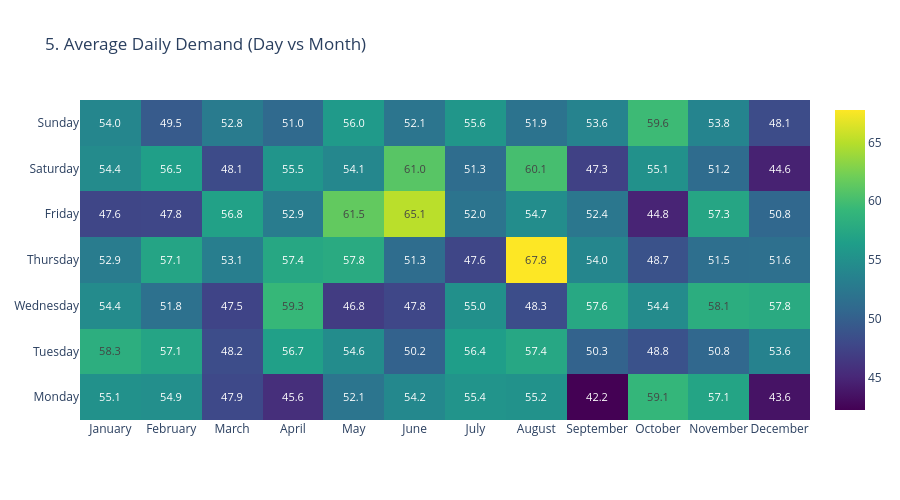

Source (notebook cell):
### Code cell
print("5. Generating Seasonality Heatmap...")
fig5 = plot_seasonality_heatmap(df)
fig5.show()

### Figure 1 — Plotly figure (JSON) as saved in the notebook; plotly's stock layout.template omitted (floating-point values rounded to 4 significant figures)
{"data": [{"colorscale": [[0, "#440154"], [0.1111, "#482878"], [0.2222, "#3e4989"], [0.3333, "#31688e"], [0.4444, "#26828e"], [0.5556, "#1f9e89"], [0.6667, "#35b779"], [0.7778, "#6ece58"], [0.8889, "#b5de2b"], [1, "#fde725"]], "textfont": {"size": 11}, "texttemplate": "%{z:.1f}", "type": "heatmap", "x": ["January", "February", "March", "April", "May", "June", "July", "August", "September", "October", "November", "December"], "y": ["Monday", "Tuesday", "Wednesday", "Thursday", "Friday", "Saturday", "Sunday"], "z": [[55.12, 54.88, 47.9, 45.62, 52.12, 54.2, 55.38, 55.22, 42.22, 59.12, 57.11, 43.56], [58.25, 57.12, 48.22, 56.67, 54.62, 50.22, 56.44, 57.38, 50.3, 48.75, 50.75, 53.6], [54.44, 51.75, 47.5, 59.3, 46.75, 47.75, 55.0, 48.25, 57.56, 54.44, 58.12, 57.78], [52.9, 57.12, 53.12, 57.44, 57.78, 51.25, 47.6, 67.75, 54.0, 48.7, 51.5, 51.62], [47.6, 47.75, 56.75, 52.88, 61.5, 65.12, 52.0, 54.67, 52.38, 44.8, 57.25, 50.75], [54.44, 56.5, 48.11, 55.5, 54.1, 61.0, 51.25, 60.1, 47.25, 55.11, 51.22, 44.62], [54.0, 49.5, 52.8, 51.0, 56.0, 52.11, 55.62, 51.9, 53.62, 59.62, 53.8, 48.12]]}], "layout": {"height": 500, "title": {"text": "5. Average Daily Demand (Day vs Month)"}}}
